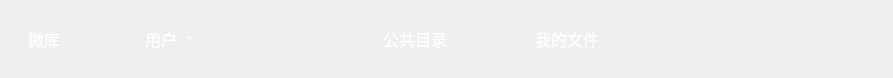
<?xml version="1.0" encoding="UTF-8"?>
<ui version="4.0">
 <class>QTitleWidget</class>
 <widget class="QBaseWidget" name="QTitleWidget">
  <property name="geometry">
   <rect>
    <x>0</x>
    <y>0</y>
    <width>893</width>
    <height>78</height>
   </rect>
  </property>
  <property name="windowTitle">
   <string>QTitleWidget</string>
  </property>
  <property name="styleSheet">
   <string notr="true">QTitleWidget{
	border-top-left-radius:8px;
	border-top-right-radius:8px;
	background-color: qlineargradient(spread:pad, x1:0, y1:0, x2:1, y2:0, stop:0 rgba(58, 168, 155, 255), stop:1 rgba(129, 179, 77, 255));
}
QToolButton{
	border:none;
}
QToolButton#btnShare,QToolButton#btnFiles,QToolButton#btnUser,QLabel#lblTitle,QLabel#lblUserName{
	font-family: &quot;微软雅黑&quot;;
	font-size : 16px;
	color:white;
}
QToolButton#btnShare,QToolButton#btnFiles{
	padding-left:20px;
}
QToolButton#btnShare:hover,QToolButton#btnFiles:hover{
	background-color: rgba(255, 255, 255, 50);
}
/*
QToolButton#btnClose:hover{
	background-color: rgba(255,0,0,50);
}
*/
</string>
  </property>
  <layout class="QHBoxLayout" name="horizontalLayout_6">
   <property name="spacing">
    <number>30</number>
   </property>
   <property name="leftMargin">
    <number>18</number>
   </property>
   <property name="topMargin">
    <number>0</number>
   </property>
   <property name="rightMargin">
    <number>18</number>
   </property>
   <property name="bottomMargin">
    <number>0</number>
   </property>
   <item>
    <layout class="QHBoxLayout" name="horizontalLayout_4">
     <property name="spacing">
      <number>3</number>
     </property>
     <item>
      <widget class="QLabel" name="lblIcon">
       <property name="maximumSize">
        <size>
         <width>32</width>
         <height>32</height>
        </size>
       </property>
       <property name="text">
        <string/>
       </property>
       <property name="pixmap">
        <pixmap resource="../microlib.qrc">:/images/microlib</pixmap>
       </property>
       <property name="scaledContents">
        <bool>true</bool>
       </property>
      </widget>
     </item>
     <item>
      <widget class="QLabel" name="lblTitle">
       <property name="font">
        <font>
         <family>微软雅黑</family>
         <pointsize>-1</pointsize>
        </font>
       </property>
       <property name="text">
        <string>微库</string>
       </property>
      </widget>
     </item>
    </layout>
   </item>
   <item>
    <layout class="QHBoxLayout" name="horizontalLayout_5">
     <property name="spacing">
      <number>5</number>
     </property>
     <item>
      <widget class="QMaskLabel" name="lblUser">
       <property name="minimumSize">
        <size>
         <width>50</width>
         <height>50</height>
        </size>
       </property>
       <property name="maximumSize">
        <size>
         <width>50</width>
         <height>50</height>
        </size>
       </property>
       <property name="autoFillBackground">
        <bool>false</bool>
       </property>
       <property name="text">
        <string/>
       </property>
      </widget>
     </item>
     <item>
      <widget class="QLabel" name="lblUserName">
       <property name="text">
        <string>用户</string>
       </property>
      </widget>
     </item>
     <item>
      <widget class="QToolButton" name="btnUser">
       <property name="text">
        <string>用户</string>
       </property>
       <property name="iconSize">
        <size>
         <width>12</width>
         <height>12</height>
        </size>
       </property>
       <property name="popupMode">
        <enum>QToolButton::DelayedPopup</enum>
       </property>
       <property name="autoRaise">
        <bool>true</bool>
       </property>
       <property name="arrowType">
        <enum>Qt::DownArrow</enum>
       </property>
      </widget>
     </item>
    </layout>
   </item>
   <item>
    <spacer name="horizontalSpacer_2">
     <property name="orientation">
      <enum>Qt::Horizontal</enum>
     </property>
     <property name="sizeHint" stdset="0">
      <size>
       <width>73</width>
       <height>20</height>
      </size>
     </property>
    </spacer>
   </item>
   <item>
    <layout class="QHBoxLayout" name="horizontalLayout_3">
     <property name="spacing">
      <number>2</number>
     </property>
     <item>
      <widget class="QToolButton" name="btnShare">
       <property name="minimumSize">
        <size>
         <width>150</width>
         <height>72</height>
        </size>
       </property>
       <property name="maximumSize">
        <size>
         <width>150</width>
         <height>72</height>
        </size>
       </property>
       <property name="palette">
        <palette>
         <active>
          <colorrole role="WindowText">
           <brush brushstyle="SolidPattern">
            <color alpha="255">
             <red>255</red>
             <green>255</green>
             <blue>255</blue>
            </color>
           </brush>
          </colorrole>
          <colorrole role="Text">
           <brush brushstyle="SolidPattern">
            <color alpha="255">
             <red>255</red>
             <green>255</green>
             <blue>255</blue>
            </color>
           </brush>
          </colorrole>
          <colorrole role="ButtonText">
           <brush brushstyle="SolidPattern">
            <color alpha="255">
             <red>255</red>
             <green>255</green>
             <blue>255</blue>
            </color>
           </brush>
          </colorrole>
         </active>
         <inactive>
          <colorrole role="WindowText">
           <brush brushstyle="SolidPattern">
            <color alpha="255">
             <red>255</red>
             <green>255</green>
             <blue>255</blue>
            </color>
           </brush>
          </colorrole>
          <colorrole role="Text">
           <brush brushstyle="SolidPattern">
            <color alpha="255">
             <red>255</red>
             <green>255</green>
             <blue>255</blue>
            </color>
           </brush>
          </colorrole>
          <colorrole role="ButtonText">
           <brush brushstyle="SolidPattern">
            <color alpha="255">
             <red>255</red>
             <green>255</green>
             <blue>255</blue>
            </color>
           </brush>
          </colorrole>
         </inactive>
         <disabled>
          <colorrole role="WindowText">
           <brush brushstyle="SolidPattern">
            <color alpha="255">
             <red>255</red>
             <green>255</green>
             <blue>255</blue>
            </color>
           </brush>
          </colorrole>
          <colorrole role="Text">
           <brush brushstyle="SolidPattern">
            <color alpha="255">
             <red>255</red>
             <green>255</green>
             <blue>255</blue>
            </color>
           </brush>
          </colorrole>
          <colorrole role="ButtonText">
           <brush brushstyle="SolidPattern">
            <color alpha="255">
             <red>255</red>
             <green>255</green>
             <blue>255</blue>
            </color>
           </brush>
          </colorrole>
         </disabled>
        </palette>
       </property>
       <property name="font">
        <font>
         <family>微软雅黑</family>
         <pointsize>-1</pointsize>
        </font>
       </property>
       <property name="focusPolicy">
        <enum>Qt::NoFocus</enum>
       </property>
       <property name="autoFillBackground">
        <bool>false</bool>
       </property>
       <property name="text">
        <string>公共目录</string>
       </property>
       <property name="icon">
        <iconset resource="../microlib.qrc">
         <normaloff>:/images/dir</normaloff>:/images/dir</iconset>
       </property>
       <property name="iconSize">
        <size>
         <width>32</width>
         <height>32</height>
        </size>
       </property>
       <property name="toolButtonStyle">
        <enum>Qt::ToolButtonTextBesideIcon</enum>
       </property>
       <property name="autoRaise">
        <bool>true</bool>
       </property>
      </widget>
     </item>
     <item>
      <widget class="QToolButton" name="btnFiles">
       <property name="minimumSize">
        <size>
         <width>150</width>
         <height>72</height>
        </size>
       </property>
       <property name="maximumSize">
        <size>
         <width>150</width>
         <height>72</height>
        </size>
       </property>
       <property name="font">
        <font>
         <family>微软雅黑</family>
         <pointsize>-1</pointsize>
        </font>
       </property>
       <property name="text">
        <string>我的文件</string>
       </property>
       <property name="icon">
        <iconset resource="../microlib.qrc">
         <normaloff>:/images/file</normaloff>:/images/file</iconset>
       </property>
       <property name="iconSize">
        <size>
         <width>32</width>
         <height>32</height>
        </size>
       </property>
       <property name="toolButtonStyle">
        <enum>Qt::ToolButtonTextBesideIcon</enum>
       </property>
       <property name="autoRaise">
        <bool>true</bool>
       </property>
      </widget>
     </item>
    </layout>
   </item>
   <item>
    <spacer name="horizontalSpacer_3">
     <property name="orientation">
      <enum>Qt::Horizontal</enum>
     </property>
     <property name="sizeHint" stdset="0">
      <size>
       <width>72</width>
       <height>20</height>
      </size>
     </property>
    </spacer>
   </item>
   <item>
    <layout class="QVBoxLayout" name="verticalLayout">
     <property name="spacing">
      <number>10</number>
     </property>
     <item>
      <layout class="QHBoxLayout" name="horizontalLayout">
       <property name="spacing">
        <number>0</number>
       </property>
       <item alignment="Qt::AlignRight">
        <widget class="QToolButton" name="btnSet">
         <property name="text">
          <string/>
         </property>
         <property name="icon">
          <iconset resource="../microlib.qrc">
           <normaloff>:/images/setting</normaloff>:/images/setting</iconset>
         </property>
         <property name="iconSize">
          <size>
           <width>20</width>
           <height>20</height>
          </size>
         </property>
         <property name="autoRaise">
          <bool>true</bool>
         </property>
        </widget>
       </item>
       <item alignment="Qt::AlignRight">
        <widget class="QToolButton" name="btnMin">
         <property name="text">
          <string/>
         </property>
         <property name="icon">
          <iconset resource="../microlib.qrc">
           <normaloff>:/images/min</normaloff>:/images/min</iconset>
         </property>
         <property name="iconSize">
          <size>
           <width>20</width>
           <height>20</height>
          </size>
         </property>
         <property name="autoRaise">
          <bool>true</bool>
         </property>
        </widget>
       </item>
       <item alignment="Qt::AlignRight">
        <widget class="QToolButton" name="btnClose">
         <property name="text">
          <string/>
         </property>
         <property name="icon">
          <iconset resource="../microlib.qrc">
           <normaloff>:/images/close</normaloff>:/images/close</iconset>
         </property>
         <property name="iconSize">
          <size>
           <width>20</width>
           <height>20</height>
          </size>
         </property>
         <property name="autoRaise">
          <bool>true</bool>
         </property>
        </widget>
       </item>
      </layout>
     </item>
     <item>
      <layout class="QHBoxLayout" name="horizontalLayout_2">
       <property name="spacing">
        <number>0</number>
       </property>
       <item>
        <spacer name="horizontalSpacer">
         <property name="orientation">
          <enum>Qt::Horizontal</enum>
         </property>
         <property name="sizeType">
          <enum>QSizePolicy::Fixed</enum>
         </property>
         <property name="sizeHint" stdset="0">
          <size>
           <width>80</width>
           <height>20</height>
          </size>
         </property>
        </spacer>
       </item>
       <item>
        <widget class="QToolButton" name="btnDang">
         <property name="text">
          <string/>
         </property>
         <property name="icon">
          <iconset resource="../microlib.qrc">
           <normaloff>:/images/dang</normaloff>:/images/dang</iconset>
         </property>
         <property name="iconSize">
          <size>
           <width>28</width>
           <height>28</height>
          </size>
         </property>
         <property name="autoRaise">
          <bool>true</bool>
         </property>
        </widget>
       </item>
      </layout>
     </item>
    </layout>
   </item>
  </layout>
 </widget>
 <layoutdefault spacing="6" margin="11"/>
 <customwidgets>
  <customwidget>
   <class>QBaseWidget</class>
   <extends>QWidget</extends>
   <header>qbasewidget.h</header>
   <container>1</container>
  </customwidget>
  <customwidget>
   <class>QMaskLabel</class>
   <extends>QLabel</extends>
   <header>Base/qmasklabel.h</header>
  </customwidget>
 </customwidgets>
 <resources>
  <include location="../microlib.qrc"/>
 </resources>
 <connections/>
</ui>
